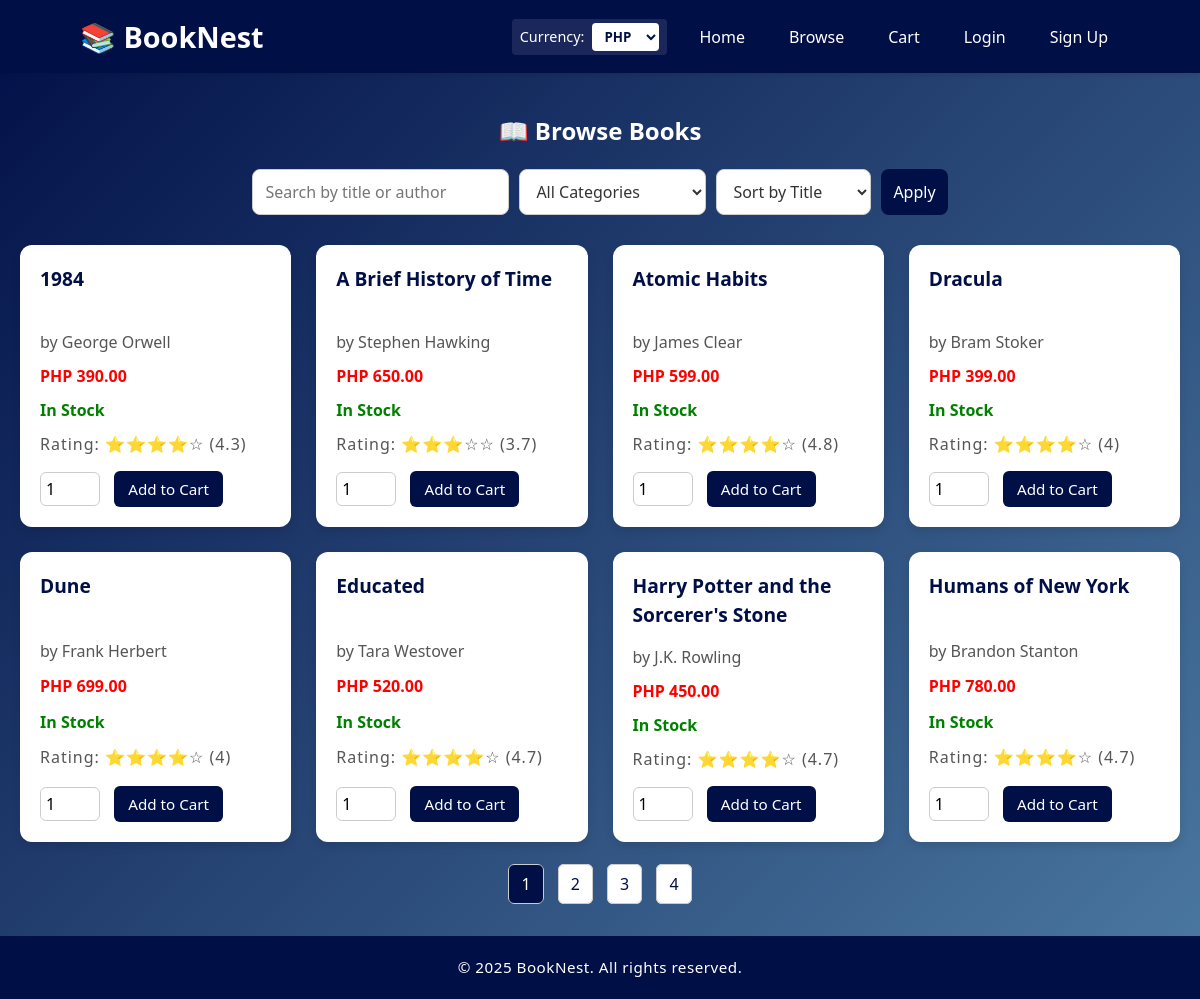
Screenshot of /browse.php with the database file from the repository.
### tables this page shows
CREATE TABLE `books` (
  `book_id` int(11) NOT NULL,
  `title` varchar(255) NOT NULL,
  `author` varchar(255) DEFAULT NULL,
  `price` decimal(10,2) NOT NULL,
  `stock` int(11) DEFAULT 0,
  `category_id` int(11) DEFAULT NULL,
  `is_featured` tinyint(1) DEFAULT 0,
  `is_digital` tinyint(1) DEFAULT 0
);

### includes/currency_helper.php (called while the page is built, shortened)
<?php
if (!function_exists('display_price')) {
    function display_price($price) {
        global $conn;
        $currencyId = $_SESSION['currency_id'] ?? null;
        $currencyId = $currencyId ?? 1;
        $stmt = $conn->prepare("SELECT ConvertPrice(?, ?) AS converted");
        $stmt->bind_param("di", $price, $currencyId);
        $stmt->execute();
        $result = $stmt->get_result();
        $row = $result->fetch_assoc();
        $converted = $row['converted'] ?? $price;
        $codeStmt = $conn->prepare("SELECT currency_code FROM currencies WHERE currency_id = ?");
        $codeStmt->bind_param("i", $currencyId);
        $codeStmt->execute();
        $codeRes = $codeStmt->get_result();
        $codeRow = $codeRes->fetch_assoc();
        $currencyCode = $codeRow['currency_code'] ?? 'PHP';
        return $currencyCode . ' ' . number_format($converted, 2);
    }
}
?>

### browse.php (the view, shortened to what this page needs)
<?php
include 'includes/header.php';
$category_id = isset($_GET['category']) ? intval($_GET['category']) : 0;
$search = isset($_GET['search']) ? trim($_GET['search']) : '';
$sort = isset($_GET['sort']) ? $_GET['sort'] : 'title';
$limit = 8;
$page = isset($_GET['page']) ? max(1, intval($_GET['page'])) : 1;
$offset = ($page - 1) * $limit;
$where = [];
$params = [];
$types = '';
$where_sql = count($where) ? "WHERE " . implode(" AND ", $where) : "";
$count_query = $conn->prepare("SELECT COUNT(*) AS total FROM books $where_sql");
$count_query->execute();
$total = $count_query->get_result()->fetch_assoc()['total'];
$total_pages = ceil($total / $limit);
$query = $conn->prepare("SELECT * FROM books $where_sql ORDER BY $sort ASC LIMIT ? OFFSET ?");
if ($types) {
    $types_with_limit = $types . "ii";
    $params_with_limit = array_merge($params, [$limit, $offset]);
    $query->bind_param($types_with_limit, ...$params_with_limit);
} else {
    $query->bind_param("ii", $limit, $offset);
}
$query->execute();
$books_result = $query->get_result();
?>
<div class="container">
    <h2>📖 Browse Books</h2>
    <form method="get" action="" class="browse-filter-form">
        <input type="text" name="search" placeholder="Search by title or author" value="<?php echo htmlspecialchars($search); ?>">
        <select name="category">
            <option value="0">All Categories</option>
        </select>
        <select name="sort">
            <option value="title" <?php if ($sort == 'title') echo 'selected'; ?>>Sort by Title</option>
        </select>
        <button type="submit">Apply</button>
    </form>
    <div class="grid">
        <?php while ($book = $books_result->fetch_assoc()): ?>
            <div class="book-card">
                <h4><?php echo htmlspecialchars($book['title']); ?></h4>
                <p>by <?php echo htmlspecialchars($book['author']); ?></p>
                <p class="price"><?php echo display_price($book['price']); ?></p>
                <?php if ($book['stock'] > 0): ?>
                    <p class="stock-status in-stock">In Stock</p>
                <?php else: ?>
                    <p class="stock-status out-of-stock">Out of Stock</p>
                <?php endif; ?>
                <?php
                $rating_stmt = $conn->prepare("SELECT AVG(rating) as avg_rating FROM reviews WHERE book_id = ?");
                $rating_stmt->bind_param("i", $book['book_id']);
                $rating_stmt->execute();
                $avg_rating = $rating_stmt->get_result()->fetch_assoc()['avg_rating'];
                $stars = $avg_rating ? round($avg_rating, 1) : 0;
                ?>
                <p class="rating">Rating:
                    <?php
                    for ($i = 1; $i <= 5; $i++) {
                        echo $i <= $stars ? "⭐" : "☆";
                    }
                    echo " ($stars)";
                    ?>
                </p>
                <form method="post" action="cart.php">
                    <input type="number" name="quantity" value="1" min="1" required>
                    <button type="submit" name="add_to_cart">Add to Cart</button>
                </form>
            </div>
        <?php endwhile; ?>
    </div>
    <?php if ($total_pages > 1): ?>
        <div class="pagination">
            <?php for ($i = 1; $i <= $total_pages; $i++): ?>
                <a href="?page=<?php echo $i; ?>&search=<?php echo urlencode($search); ?>&category=<?php echo $category_id; ?>&sort=<?php echo $sort; ?>"
                   class="<?php echo $i == $page ? 'active' : ''; ?>"><?php echo $i; ?></a>
            <?php endfor; ?>
        </div>
    <?php endif; ?>
</div>
<?php include 'includes/footer.php'; ?>

### css/header.css (style rules this page uses)
* { font-family: 'Segoe UI', Tahoma, Geneva, Verdana, sans-serif; margin: 0; padding: 0; box-sizing: border-box; }
body { background-color: #f9f9f9; color: #333; line-height: 1.5; }

### css/browse.css (style rules this page uses)
body { background: linear-gradient(135deg, #010F47 0%, #4B79A1 100%); font-family: 'Segoe UI', Tahoma, Geneva, Verdana, sans-serif; margin: 0; padding: 0; }
.container { max-width: 1200px; margin: 40px auto; padding: 0 20px; }
.container h2 { color: white; margin-bottom: 20px; text-align: center; }
.browse-filter-form { display: flex; flex-wrap: wrap; justify-content: center; gap: 10px; margin-bottom: 30px; }
.browse-filter-form input[type="text"], .browse-filter-form select, .browse-filter-form button { padding: 10px 12px; font-size: 1rem; border-radius: 8px; border: 1px solid #ccc; background-color: #fff; color: #333; }
.browse-filter-form button { background: #010F47; color: white; border: none; cursor: pointer; transition: background-color 0.3s ease; }
.grid { display: grid; grid-template-columns: repeat(auto-fit, minmax(250px, 1fr)); gap: 25px; }
.book-card { background: #fff; border-radius: 12px; padding: 20px; box-shadow: 0 4px 10px rgba(0, 0, 0, 0.1); transition: transform 0.2s ease; display: flex; flex-direction: column; justify-content: space-between; }
.book-card h4 { font-size: 1.2rem; color: #010F47; margin-bottom: 10px; min-height: 50px; }
.book-card p { margin: 5px 0; color: #555; }
.rating { margin: 10px 0; color: #FFD700; font-size: 1rem; letter-spacing: 1px; }
.book-card input[type="number"] { width: 60px; padding: 5px; font-size: 1rem; border: 1px solid #ccc; border-radius: 6px; margin-right: 10px; margin-top: 10px; }
.book-card button { background-color: #010F47; color: white; padding: 8px 14px; border: none; border-radius: 6px; cursor: pointer; font-size: 0.95rem; transition: background-color 0.3s ease; margin-top: 10px; }
.price { color: red !important; font-weight: bold; margin: 8px 0; }
.stock-status { font-weight: bold; margin-bottom: 10px; }
.stock-status.in-stock { color: green !important; }
.pagination { text-align: center; margin-top: 30px; }
.pagination a { margin: 0 5px; padding: 8px 12px; text-decoration: none; background: white; color: #010F47; border: 1px solid #ccc; border-radius: 6px; transition: background 0.2s ease; }
.pagination a.active { background: #010F47; color: white; }

### rows the page displays
books: title "1984", author "George Orwell", price "PHP 390.00", stock "In Stock", stars "4.3"
books: title "A Brief History of Time", author "Stephen Hawking", price "PHP 650.00", stock "In Stock", stars "3.7"
books: title "Atomic Habits", author "James Clear", price "PHP 599.00", stock "In Stock", stars "4.8"
books: title "Dracula", author "Bram Stoker", price "PHP 399.00", stock "In Stock", stars "4"
books: title "Dune", author "Frank Herbert", price "PHP 699.00", stock "In Stock", stars "4"
books: title "Educated", author "Tara Westover", price "PHP 520.00", stock "In Stock", stars "4.7"
books: title "Harry Potter and the Sorcerer's Stone", author "J.K. Rowling", price "PHP 450.00", stock "In Stock", stars "4.7"
books: title "Humans of New York", author "Brandon Stanton", price "PHP 780.00", stock "In Stock", stars "4.7"

### other values shown
form field currency_id "PHP"
